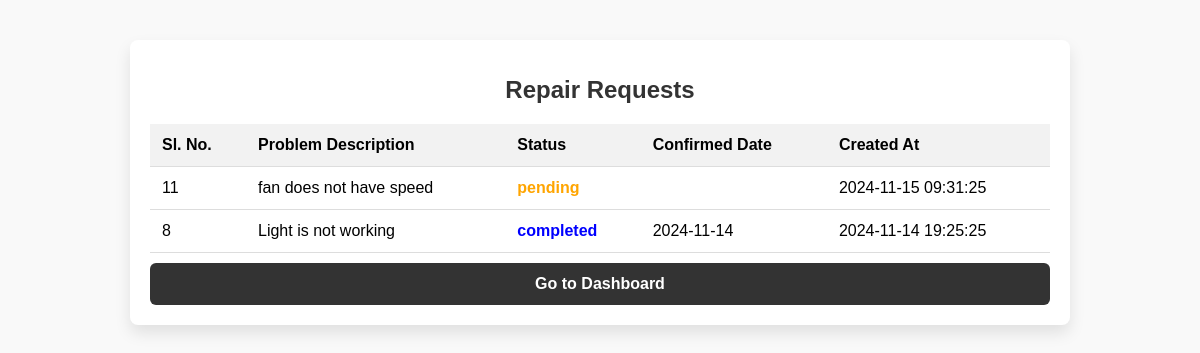
/view_requests.php (signed in), run on the app's committed database.
### tables this page shows
CREATE TABLE `repair_requests` (
  `id` int(11) NOT NULL,
  `uid` varchar(10) NOT NULL,
  `description` text NOT NULL,
  `image_url` varchar(255) DEFAULT NULL,
  `category` enum('general','room-specific') NOT NULL,
  `type` enum('electrician','plumber','other') NOT NULL,
  `expected_date` date DEFAULT NULL,
  `status` enum('pending','approved','declined','completed') DEFAULT 'pending',
  `confirmed_date` date DEFAULT NULL,
  `created_at` timestamp NOT NULL DEFAULT current_timestamp()
);

### view_requests.php (the view, shortened to what this page needs)
<?php
include 'db_connect.php';
$role = $_SESSION['role'];
if ($role == 'admin') {
    $sql = "SELECT r.id, r.uid, r.description, r.status, r.confirmed_date, r.created_at, u.name
            FROM repair_requests r
            INNER JOIN users u ON r.uid = u.uid
            ORDER BY r.created_at DESC";
}
$result = $conn->query($sql);
?>
<!DOCTYPE html>
<html lang="en">
<head>
</head>
<body>
    <div class="container">
        <h1>Repair Requests</h1>
        <?php
        if ($result->num_rows > 0) {
            echo "<table>";
            echo "<tr><th>Sl. No.</th><th>Problem Description</th><th>Status</th><th>Confirmed Date</th><th>Created At</th></tr>";
            while ($row = $result->fetch_assoc()) {
                echo "<tr>";
                echo "<td>" . $row['id'] . "</td>";
                echo "<td>" . $row['description'] . "</td>";
                $status_class = 'status';
                if ($row['status'] == 'pending') {
                    $status_class .= ' pending';
                } elseif ($row['status'] == 'completed') {
                    $status_class .= ' completed';
                } elseif ($row['status'] == 'rejected') {
                    $status_class .= ' rejected';
                }
                echo "<td><span class='" . $status_class . "'>" . $row['status'] . "</span></td>";
                echo "<td>" . $row['confirmed_date'] . "</td>";
                echo "<td>" . $row['created_at'] . "</td>";
                echo "</tr>";
            }
            echo "</table>";
        } else {
            echo "<p>No requests found.</p>";
        }
        ?>
        <button onclick="location.href='student_dashboard.php'" class="dashboard-button">Go to Dashboard</button>
    </div>
</body>
</html>

### view_requests.php (style rules this page uses)
body { font-family: Arial, sans-serif; background-color: #f9f9f9; margin: 0; padding: 0; }
.container { max-width: 900px; margin: 40px auto; background-color: white; padding: 20px; border-radius: 8px; box-shadow: 0 8px 16px rgba(0, 0, 0, 0.1); }
h1 { text-align: center; font-size: 24px; color: #333; }
table { width: 100%; border-collapse: collapse; margin-top: 20px; }
table th, table td { padding: 12px; text-align: left; border-bottom: 1px solid #ddd; }
table th { background-color: #f2f2f2; font-weight: bold; }
.status { font-weight: bold; color: green; }
.status.pending { color: orange; }
.status.completed { color: blue; }
button { width: 100%; padding: 12px; background-color: #00b09b; color: white; font-size: 16px; font-weight: bold; border: none; border-radius: 6px; cursor: pointer; transition: background-color 0.3s; margin-top: 10px; }
.dashboard-button { background-color: #333; }

### data on the page
repair_requests: id "11", description "fan does not have speed", status "pending", created_at "2024-11-15 09:31:25"
repair_requests: id "8", description "Light is not working", status "completed", confirmed_date "2024-11-14", created_at "2024-11-14 19:25:25"
